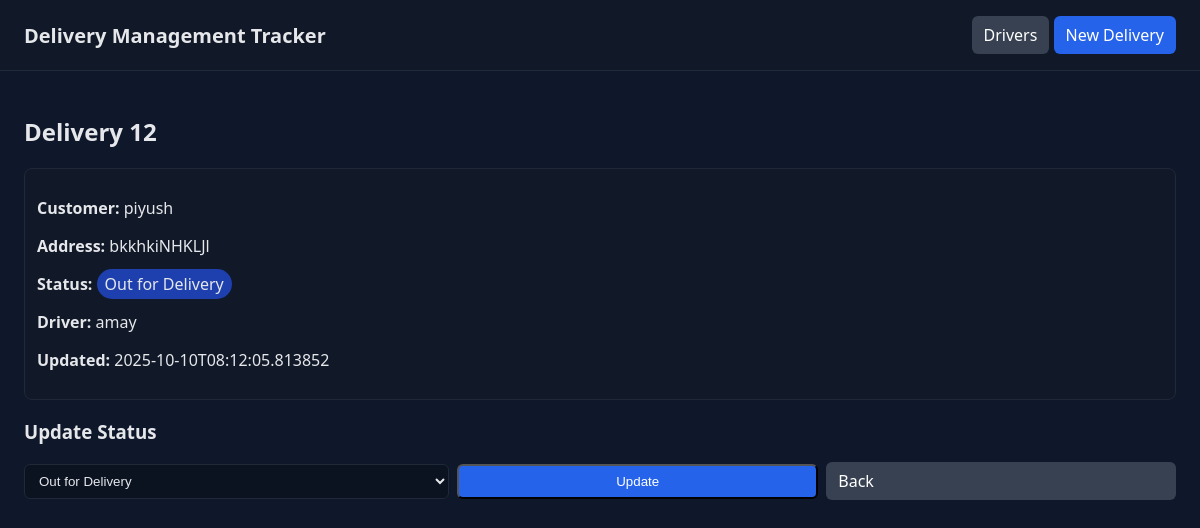
The app's page /deliveries/6 with its own data.
### tables this page shows
CREATE TABLE deliveries (
	id INTEGER PRIMARY KEY AUTOINCREMENT,
	order_number TEXT NOT NULL UNIQUE,
	customer_name TEXT NOT NULL,
	address TEXT NOT NULL,
	status TEXT NOT NULL DEFAULT 'Pending',
	estimated_delivery TEXT,
	updated_at TEXT NOT NULL,
	driver_id INTEGER,
	FOREIGN KEY(driver_id) REFERENCES drivers(id) ON DELETE SET NULL
);

### app.py (the view)
@app.route('/deliveries/<int:delivery_id>')
def delivery_detail(delivery_id: int):
	db = get_db()
	delivery = db.execute(
		"""
		SELECT d.*, COALESCE(dr.name, '') AS driver_name
		FROM deliveries d
		LEFT JOIN drivers dr ON d.driver_id = dr.id
		WHERE d.id = ?
		""",
		(delivery_id,)
	).fetchone()
	if not delivery:
		flash('Delivery not found.', 'error')
		return redirect(url_for('index'))
	return render_template('delivery_detail.html', delivery=delivery)

### app.py (called while the page is built)
def get_db():
	if 'db' not in g:
		g.db = sqlite3.connect(DATABASE)
		g.db.row_factory = sqlite3.Row
	return g.db

### templates/delivery_detail.html
{% extends 'base.html' %}
{% block content %}
<h2>Delivery {{ delivery.order_number }}</h2>
<div class="card">
	<p><strong>Customer:</strong> {{ delivery.customer_name }}</p>
	<p><strong>Address:</strong> {{ delivery.address }}</p>
	<p><strong>Status:</strong> <span class="badge status-{{ delivery.status|lower|replace(' ', '-') }}">{{ delivery.status }}</span></p>
	<p><strong>Driver:</strong> {{ delivery.driver_name }}</p>
	<p><strong>Updated:</strong> {{ delivery.updated_at }}</p>
</div>
<h3>Update Status</h3>
<form method="post" action="{{ url_for('update_status', delivery_id=delivery.id) }}" class="form inline">
	<select name="status" required>
		{% for s in ['Pending','Out for Delivery','Delivered','Failed'] %}
			<option value="{{ s }}" {% if s == delivery.status %}selected{% endif %}>{{ s }}</option>
		{% endfor %}
	</select>
	<button class="btn" type="submit">Update</button>
	<a class="btn secondary" href="{{ url_for('index') }}">Back</a>
</form>
{% endblock %}

### static/styles.css (style rules this page uses)
:root { --bg: #0f172a; --panel: #111827; --text: #e5e7eb; --muted: #9ca3af; --primary: #2563eb; --secondary: #374151; --success: #16a34a; --warning: #d97706; --danger: #dc2626; --border: #1f2937; }
* { box-sizing: border-box; }
body { margin: 0; font-family: system-ui, -apple-system, Segoe UI, Roboto, Arial; background: var(--bg); color: var(--text); }
a { color: inherit; text-decoration: none; }
.btn { display: inline-block; padding: 8px 12px; background: var(--primary); color: white; border-radius: 6px; cursor: pointer; }
.btn.secondary { background: var(--secondary); }
.badge { padding: 4px 8px; border-radius: 999px; background: var(--secondary); }
.status-out-for-delivery { background: #1e40af; }
.form { display: grid; gap: 12px; max-width: 560px; }
.form.inline { grid-auto-flow: column; align-items: center; gap: 8px; max-width: none; }
.form input, .form select { padding: 8px 10px; background: #0b1220; border: 1px solid var(--border); color: var(--text); border-radius: 6px; }
.card { padding: 12px; background: var(--panel); border: 1px solid var(--border); border-radius: 8px; }

### records on screen
deliveries: order_number "12", customer_name "piyush", address "bkkhkiNHKLJl", status "Out for Delivery", updated_at "2025-10-10T08:12:05.813852"

### other values on screen
{{ delivery.driver_name }} "amay"
